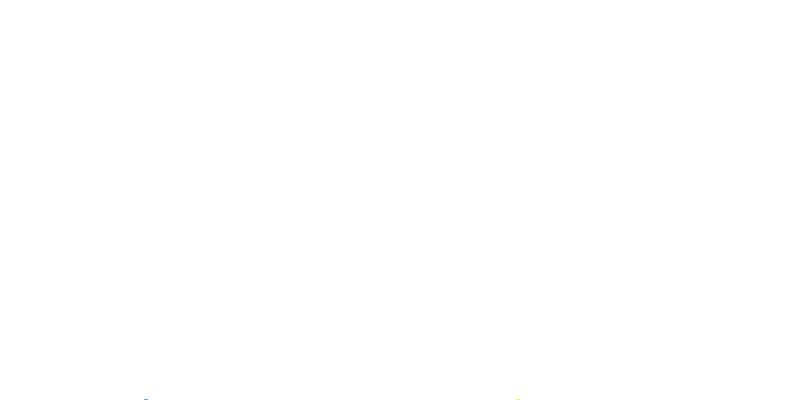
Frame 1 (no input)
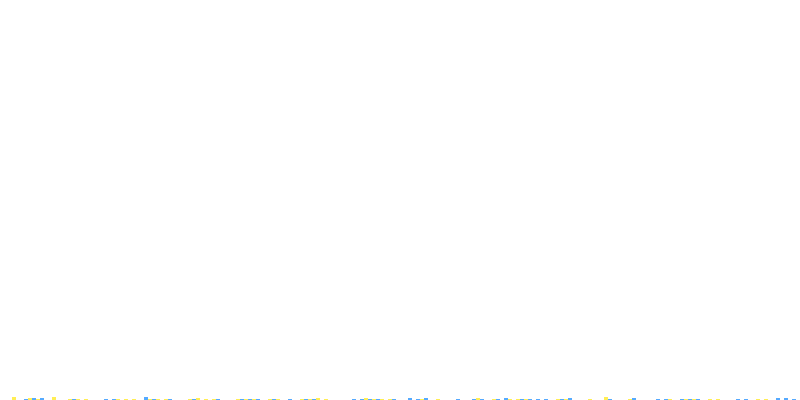
Frame 60 (the mouse pressed at the canvas centre just before this capture)
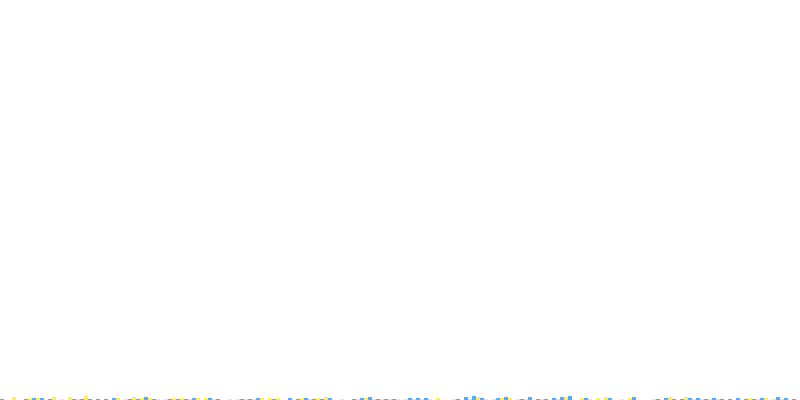
Frame 120 (the mouse held since frame 60 and released just before this capture)

The Processing sketch that drew these frames (run headless with seeded random() and noise(); from frame 60 on, the mouse is pressed at the canvas centre):

// Processing sketch: RandomNumberGenerator
// ── RandomNumberGenerator.pde
// That's also the seed!
float currentRandom = 0.1717;
 
int NB = 100;
float[] handRandom = new float[NB];
float[] procRandom = new float[NB];
 
float interval;
 
void setup()
{
  size(800, 400);
  smooth();
  noStroke();
  
  interval = width / NB / 2;
  println(interval);
}
 
void draw()
{
  background(255);
  
  // Add a new item with our generator
  int rndH = int(getRandom(0, NB));
//  println(rndH);
  handRandom[rndH]++;
  // Add a new item with the Processing's generator
  int rndP = int(random(NB));
  procRandom[rndP]++;
  if (handRandom[rndH] == height || procRandom[rndP] == height)
    noLoop(); // Stop
  
  for (int i = 0; i < NB; i++)
  {
    fill(#55AAFF);
    rect(interval * (2 * i), height - handRandom[i], interval, handRandom[i]);
    
    fill(#FFEE55);
    rect(interval * (2 * i + 1), height - procRandom[i], interval, height);
  }
}
 
/** Returns a random number between 0 (included) and 1 (excluded). */
float getRandom()
{
  currentRandom = sq(PI / (currentRandom + 1)) % 1;
  return currentRandom;
}
 
float getRandom(float a, float b)
{
  return (b - a) * getRandom() + a;
}
